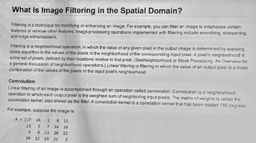
#> input picture REPASO1/division_contrast_0.jpg, 256 x 143 px, shrunk from 1482 x 829 before the run
$ python 'adaptive thresholding.py' division_contrast_0.jpg 100 5
#> lines starting #> are read from the running program, lines starting #| are printed output that depends on the picture; after the words box and inside, x2 and y2 are one past the last pixel; in counts of white or black regions, pixels touching at a corner belong together
#> further down, image is the input picture: shape (143, 256); min 0, max 252, mean 191.2
import sys
import cv2 as cv
import numpy as np

def thresholding_adaptativo(image, windows_size, constant):
#> called with windows_size = 100, constant = 5
	heigth, width = image.shape
#> heigth = 143; width = 256

	boundary = int(windows_size/2)

	output = np.zeros((heigth, width, 1),np.uint8)

	for x in range(heigth):
	    for y in range(width):

	    	x_i = x-boundary
	    	y_i = y-boundary
	    	x_f = x+boundary
	    	y_f = y+boundary

	    	if x_i<0:
	    		x_i = 0

	    	if x_f>heigth:
	    		x_f = heigth

	    	if y_i<0:
	    		y_i = 0

	    	if y_f>width:
	    		y_f = width

	    	box = image[x_i:x_f, y_i:y_f]

	    	if image[x][y] < box.mean() - constant:
	    		output[x][y] = 0
	    	else:
	    		output[x][y] = 255
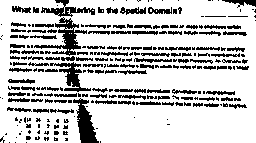
#> output: shape (143, 256, 1); 77.9% white; 248 black regions (133 under 20 px), largest, box (x1, y1, x2, y2) and area: (34, 17, 87, 56) 590, (73, 98, 99, 143) 571, (50, 62, 91, 92) 415

	cv.imwrite('output_'+str(windows_size)+'_'+str(constant)+'.png', output)


if __name__ == "__main__":

	filename = sys.argv[1]
	windows_size = int(sys.argv[2])
	constant = int(sys.argv[3])

	image = cv.imread(filename, 0)

	thresholding_adaptativo(image, windows_size, constant)

	cv.destroyAllWindows()
	cv.waitKey(1)
	exit()
#> (the program exits here)
